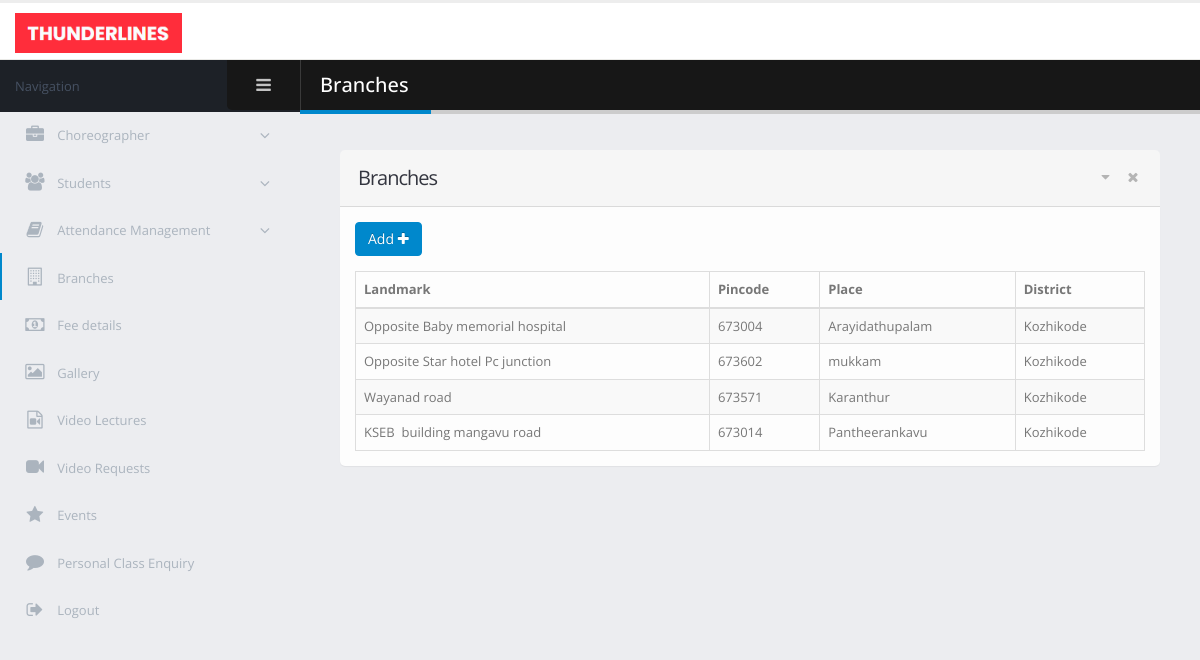
/admin/branches.php, run on the app's committed database.
### tables this page shows
CREATE TABLE `branch` (
  `branch_id` int(11) NOT NULL,
  `branch_landmark` varchar(40) NOT NULL,
  `branch_pincode` int(11) NOT NULL,
  `branch_place` varchar(30) NOT NULL,
  `branch_dst` varchar(50) NOT NULL
);

### admin/branches.php (the view, shortened to what this page needs)
<!doctype html>
<html class="fixed">
	<head>
		<link rel="stylesheet" href="assets/vendor/bootstrap/css/bootstrap.css" />
		<link rel="stylesheet" href="assets/vendor/font-awesome/css/font-awesome.css" />
		<link rel="stylesheet" href="assets/vendor/magnific-popup/magnific-popup.css" />
		<link rel="stylesheet" href="assets/vendor/bootstrap-datepicker/css/bootstrap-datepicker3.css" />
		<link rel="stylesheet" href="assets/vendor/jquery-ui/jquery-ui.css" />
		<link rel="stylesheet" href="assets/vendor/jquery-ui/jquery-ui.theme.css" />
		<link rel="stylesheet" href="assets/vendor/bootstrap-multiselect/bootstrap-multiselect.css" />
		<link rel="stylesheet" href="assets/vendor/morris.js/morris.css" />
		<link rel="stylesheet" href="assets/stylesheets/theme.css" />
		<link rel="stylesheet" href="assets/stylesheets/skins/default.css" />
		<link rel="stylesheet" href="assets/stylesheets/theme-custom.css">
	</head>
	<body>
		<section class="body">
			<header class="header">
				<div class="logo-container">
					<a href="homepage.php" class="logo">
						<img src="assets/images/new_logo.png" alt="Porto Admin" height="40"/>
					</a>
				</div>
			</header>
			<div class="inner-wrapper">
				<aside id="sidebar-left" class="sidebar-left">
				    <div class="sidebar-header">
				        <div class="sidebar-title">
				            Navigation
				        </div>
				        <div class="sidebar-toggle hidden-xs" data-toggle-class="sidebar-left-collapsed" data-target="html" data-fire-event="sidebar-left-toggle">
				            <i class="fa fa-bars" aria-label="Toggle sidebar"></i>
				        </div>
				    </div>
				    <div class="nano">
				        <div class="nano-content">
				            <nav id="menu" class="nav-main" role="navigation">
				                <ul class="nav nav-main ">
				                    <li class="nav-parent ">
				                        <a href="#">
				                            <i class="fa fa-briefcase" aria-hidden="true"></i>
				                            <span>Choreographer</span>
				                        </a>
				                    </li>
				                    <li class="nav-parent">
				                        <a href="#">
				                            <i class="fa fa-users" aria-hidden="true"></i>
				                            <span>Students</span>
				                        </a>
				                    </li>
				                    <li class="nav-parent">
				                        <a href="#">
				                            <i class="fa fa-book" aria-hidden="true"></i>
				                            <span>Attendance Management</span>
				                        </a>
				                    </li>
				                    <li class="nav nav-active">
				                        <a href="branches.php">
				                            <i class="fa fa-building-o" aria-hidden="true"></i>
				                            <span>Branches</span>
				                        </a>
				                    </li>
                                    <li>
                                        <a href="fees_details.php">
                                            <i class="fa fa-money" aria-hidden="true"></i>
                                            <span>Fee details</span>
                                        </a>
                                    </li>
                                    <li>
                                        <a href="gallery.php">
                                            <i class="fa fa-image" aria-hidden="true"></i>
                                            <span>Gallery</span>
                                        </a>
                                    </li>
                                    <li>
                                        <a href="video_lectures.php">
                                            <i class="fa fa-file-video-o" aria-hidden="true"></i>
                                            <span>Video Lectures</span>
                                        </a>
                                    </li>
                                    <li>
                                        <a href="video_requests.php">
                                            <i class="fa fa-video-camera" aria-hidden="true"></i>
                                            <span>Video Requests</span>
                                        </a>
                                    </li>
                                    <li>
                                        <a href="event_details.php">
                                            <i class="fa fa-star" aria-hidden="true"></i>
                                            <span>Events</span>
                                        </a>
                                    </li>
                                    <li>
                                        <a href="personal_class_requests.php">
                                            <i class="fa fa-comment" aria-hidden="true"></i>
                                            <span>Personal Class Enquiry</span>
                                        </a>
                                    </li>
				                    <li>
				                        <a href="../login.html">
				                            <i class="fa fa-sign-out" aria-hidden="true"></i>
				                            <span>Logout</span>
				                        </a>
				                    </li>
				                </ul>
				            </nav>
				        </div>
				    </div>
				</aside>
                <section role="main" class="content-body">
                    <header class="page-header">
                        <h2>Branches</h2>
                    </header>
                    <section class="panel">
                        <header class="panel-heading">
                            <div class="panel-actions">
                                <a href="#" class="panel-action panel-action-toggle" data-panel-toggle></a>
                                <a href="#" class="panel-action panel-action-dismiss" data-panel-dismiss></a>
                            </div>
                            <h2 class="panel-title">Branches</h2>
                        </header>
                        <div class="panel-body">
                            <div class="row">
                                <div class="col-sm-6">
                                    <div class="mb-md">
                                        <a href="branch_add.php">
                                            <button id="addbranchbtn" class="btn btn-primary">Add <i class="fa fa-plus"></i> </button>
                                        </a>
                                    </div>
                                </div>
                            </div>
                            <table class="table table-bordered table-striped mb-none" id="tester_table">
                                <thead>
                                <tr>
                                    <th>Landmark</th>
                                    <th>Pincode</th>
				    <th>Place</th>
                                    <th>District</th>
                                </tr>
                                </thead>
                                <tbody>
                                <?php
                                $server_name = "localhost";
                                $user_name = "root";
                                $password = "";
                                $database = "dance-academy";
                                $conn = new mysqli($server_name, $user_name, $password, $database);
                                $branch_sel = "select branch_id, branch_landmark, branch_pincode, branch_place, branch_dst from branch";
                                $res = $conn->query($branch_sel);
                                while ($row = $res->fetch_array())
                                {
                                    echo "<tr>";
                                    echo "<td>$row[1]</td>";
                                    echo "<td>$row[2]</td>";
                                    echo "<td>$row[3]</td>";
                                    echo "<td>$row[4]</td>";
                                }
                                ?>
                                </tbody>
                            </table>
                        </div>
                    </section>
                </section>
			</div>
		</section>
	</body>
</html>

### admin/assets/stylesheets/skins/default.css (style rules this page uses)
a, .btn-link { color: #0088cc; }
body .btn-primary { color: #ffffff; text-shadow: 0 -1px 0 rgba(0, 0, 0, 0.25); background-color: #0088cc; border-color: #0088cc; }
.page-header h2 { border-bottom-color: #0088cc; }
ul.nav-main > li.nav-active > a { box-shadow: 2px 0 0 #0088cc inset; }

### data on the page
branch: branch_landmark "Opposite Baby memorial hospital", branch_pincode "673004", branch_place "Arayidathupalam", branch_dst "Kozhikode"
branch: branch_landmark "Opposite Star hotel Pc junction", branch_pincode "673602", branch_place "mukkam", branch_dst "Kozhikode"
branch: branch_landmark "Wayanad road", branch_pincode "673571", branch_place "Karanthur", branch_dst "Kozhikode"
branch: branch_landmark "KSEB building mangavu road", branch_pincode "673014", branch_place "Pantheerankavu", branch_dst "Kozhikode"
